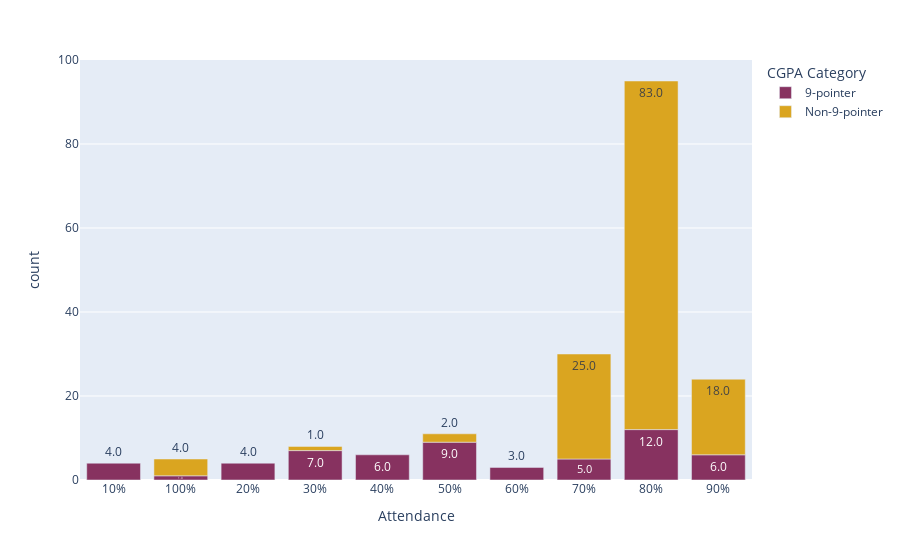

Notebook code for this chart:
### Markdown cell above
### Attendance

XXX

### Code cell
df_temp = df_prepocessed.groupby("attendance")['cgpa_bool'].value_counts().reset_index(name="count")
# df_temp['cgpa_bool'] = df_temp['cgpa_bool'].map({1: "9-pointer", 0: "Non-9-pointer"})
df_temp['percentages']=df_temp.groupby('attendance')['count'].transform(lambda x: x/x.sum() *100)
df_temp['attendance'].unique()
fig = px.bar(df_temp, x="attendance", y="count",color='cgpa_bool', text_auto='.1f',barmode="relative" , hover_data={'percentages': ':.1f'},color_discrete_map={
                "9-pointer": "#873260",
                "Non-9-pointer": "#DAA520",
                },
category_orders={"cgpa_bool": ["9-pointer", "Non-9-pointer"]})
fig.update_layout(
    legend_title_text="CGPA Category",
    xaxis_title="Attendance"
)
fig.show()

### Figure 1 — Plotly figure (JSON) as saved in the notebook; plotly's stock layout.template omitted (floating-point values rounded to 4 significant figures)
{"data": [{"customdata": [[100.0], [20.0], [100.0], [87.5], [100.0], [81.82], [100.0], [16.67], [12.63], [25.0]], "hovertemplate": "cgpa_bool=9-pointer<br>attendance=%{x}<br>count=%{y}<br>percentages=%{customdata[0]:.1f}<extra></extra>", "legendgroup": "9-pointer", "marker": {"color": "#873260", "pattern": {"shape": ""}}, "name": "9-pointer", "orientation": "v", "showlegend": true, "textposition": "auto", "texttemplate": "%{y:.1f}", "type": "bar", "x": ["10%", "100%", "20%", "30%", "40%", "50%", "60%", "70%", "80%", "90%"], "xaxis": "x", "y": [4, 1, 4, 7, 6, 9, 3, 5, 12, 6], "yaxis": "y"}, {"customdata": [[80.0], [12.5], [18.18], [83.33], [87.37], [75.0]], "hovertemplate": "cgpa_bool=Non-9-pointer<br>attendance=%{x}<br>count=%{y}<br>percentages=%{customdata[0]:.1f}<extra></extra>", "legendgroup": "Non-9-pointer", "marker": {"color": "#DAA520", "pattern": {"shape": ""}}, "name": "Non-9-pointer", "orientation": "v", "showlegend": true, "textposition": "auto", "texttemplate": "%{y:.1f}", "type": "bar", "x": ["100%", "30%", "50%", "70%", "80%", "90%"], "xaxis": "x", "y": [4, 1, 2, 25, 83, 18], "yaxis": "y"}], "layout": {"barmode": "relative", "legend": {"title": {"text": "CGPA Category"}, "tracegroupgap": 0}, "margin": {"t": 60}, "xaxis": {"anchor": "y", "domain": [0, 1], "title": {"text": "Attendance"}}, "yaxis": {"anchor": "x", "domain": [0, 1], "title": {"text": "count"}}}}
